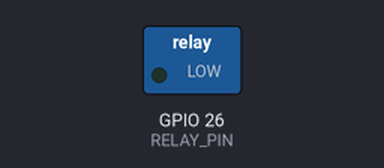
The sketch below on a simulated ESP32. On the bench: switched loads named in the sketch (green lamp = pin HIGH). What the sketch prints to the serial monitor is not drawn.

Above: at 1.0 s.
At 4.0 s:
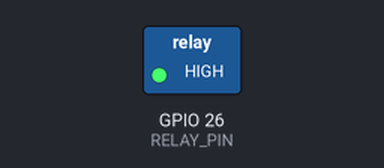
Timing chart, 0 to 10.4 s (numbered marks = the images above):
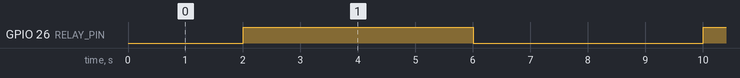

The sketch:

relay_module_test.ino
```cpp
#define RELAY_PIN 26

void setup() {
  Serial.begin(115200);

  pinMode(RELAY_PIN, OUTPUT);

  // Start with relay OFF for active-LOW modules
  digitalWrite(RELAY_PIN, HIGH);

  Serial.println("Relay Test Started");
}

void loop() {

  // Test active-LOW
  Serial.println("Testing ACTIVE-LOW...");
  digitalWrite(RELAY_PIN, LOW);
  delay(2000);

  digitalWrite(RELAY_PIN, HIGH);
  delay(2000);

  // Test active-HIGH
  Serial.println("Testing ACTIVE-HIGH...");
  digitalWrite(RELAY_PIN, HIGH);
  delay(2000);

  digitalWrite(RELAY_PIN, LOW);
  delay(2000);
}
```

Measured:
- by itself, GPIO 26 (RELAY_PIN): alternates HIGH for 4.0 s and LOW for 4.0 s
